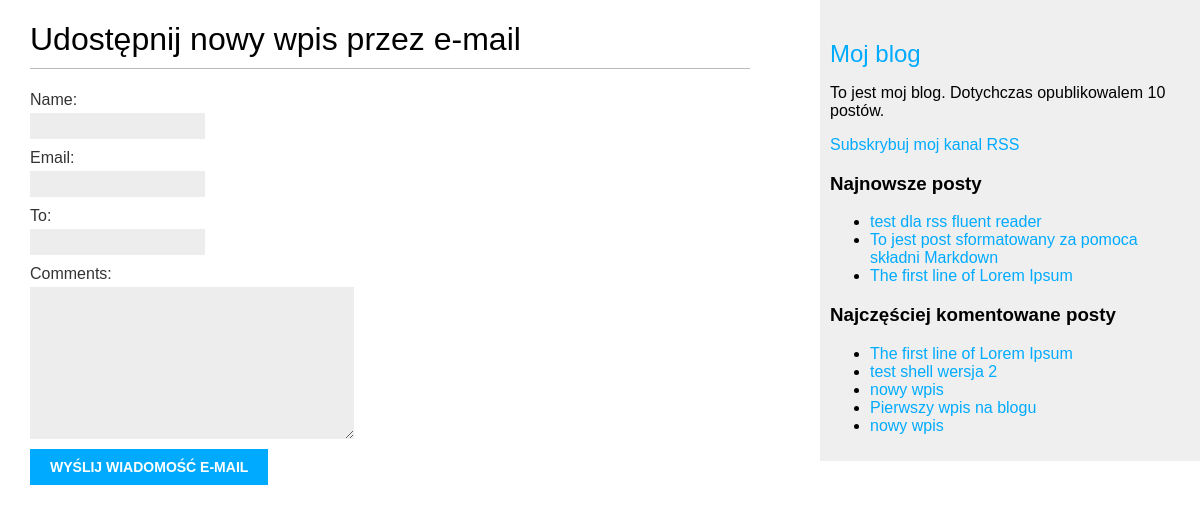
/blog/3/share/, run on the app's committed database.
### blog/models.py (models this page shows, shortened)
class Post(models.Model):
    class Status(models.TextChoices):
        DRAFT = 'DF', 'Roboczy'
        PUBLISHED = 'PB', 'Opublikowany'
    title = models.CharField(max_length=250)
    slug = models.SlugField(max_length=250, unique_for_date='publish')
    author = models.ForeignKey(User,
                               on_delete=models.CASCADE,
                               related_name='blog_posts')
    body = models.TextField()
    publish = models.DateTimeField(default=timezone.now)
    created = models.DateTimeField(auto_now_add=True)
    updated = models.DateTimeField(auto_now=True)
    status = models.CharField(max_length=2,
                              choices=Status.choices,
                              default=Status.DRAFT)
    tags = TaggableManager()
    objects = models.Manager()
    published = PublishedManager()
    class Meta:
        ordering = ['-publish']
        indexes = [
            models.Index(fields=['-publish'])
        ]
    def get_absolute_url(self):
        return reverse('blog:post_detail', args=[self.publish.year, self.publish.month, self.publish.day, self.slug])

### blog/views.py (the view)
# urls.py: path("<int:post_id>/share/", views.post_share, name="post_share"),
def post_share(request, post_id):
    post = get_object_or_404(Post, id=post_id, status=Post.Status.PUBLISHED)
    sent = False
    if request.method == 'POST':
        form = EmailPostForm(request.POST)
        if form.is_valid():
            cd = form.cleaned_data
            post_url = request.build_absolute_uri(post.get_absolute_url())
            subject = f"{cd['name']} poleca Ci przeczytanie {post.title}"
            message = f"Przeczytaj {post.title} pod adresem {post_url}\n\nKomentarz {cd['name']}: \n\n{cd['comments']}"
            send_mail(subject, message, cd['email'], [cd['to']])
            sent = True
    else:
        form = EmailPostForm()
    context = {
        'post': post,
        'form': form,
        'sent': sent
    }
    return render(request, 'blog/post/share.html', context)

### blog/forms.py
class EmailPostForm(forms.Form):
    name = forms.CharField(max_length=25)
    email = forms.EmailField()
    to = forms.EmailField()
    comments = forms.CharField(required=False,
                               widget=forms.Textarea)

### blog/models.py (called while the page is built)
    def get_queryset(self):
        return super().get_queryset().filter(status=Post.Status.PUBLISHED)

### blog/templatetags/blog_tags.py (called while the page is built)
@register.simple_tag
def total_posts():
    return Post.published.count()

@register.inclusion_tag('blog/post/latest_posts.html')
def show_latest_posts(count=5):
    latest_posts = Post.published.order_by('-publish')[:count]
    return {'latest_posts': latest_posts}

@register.simple_tag
def get_most_commented_posts(count=5):
    return Post.published.annotate(total_comments=Count('comments')).order_by('-total_comments')[:count]

### blog/templates/blog/post/share.html (shortened to what this page needs)
{% extends 'blog/base.html' %}
{% block content %}
    {% if sent %}
        <h1>Wiadomość e-mail została pomyślnie wysłana</h1>
        <p>Wysłanie posta "{{ post.title }}" do {{ form.cleaned_data.to }} zakończyło się sukcesem</p>
    {% else %}
        <h1>Udostępnij {{ post.title }} przez e-mail</h1>
        <form method="post">
            {{ form.as_p }}
            <input type="submit" value="Wyślij wiadomość e-mail" />
        </form>
    {% endif %}
{% endblock content %}

### blog/templates/blog/base.html (shortened to what this page needs)
{% load blog_tags %}
{% load static %}
<!DOCTYPE html>
<html lang="en">
<head>
    <link rel="stylesheet" href="{% static 'css/blog.css' %}">
</head>
<body>
    <div id="content">
        {% block content %}
        {% endblock content %}
    </div>
    <div id="sidebar">
        <h2><a href="{% url 'blog:post_list' %}">Moj blog</a></h2>
        <p>To jest moj blog.
            Dotychczas opublikowalem {% total_posts %} postów.
        </p>
        <p>
            <a href="{% url 'blog:post_feed' %}">
                Subskrybuj moj kanal RSS
            </a>
        </p>
        <h3>Najnowsze posty</h3>
        {% show_latest_posts 3 %}
        <h3>Najczęściej komentowane posty</h3>
        {% get_most_commented_posts as most_commented_posts %}
        <ul>
            {% for post in most_commented_posts %}
                <li>
                    <a href="{{ post.get_absolute_url }}">{{ post.title }}</a>
                </li>
            {% endfor %}
        </ul>
    </div>
</body>
</html>

### blog/templates/blog/post/latest_posts.html
<ul>
    {% for post in latest_posts %}
        <li>
            <a href="{{ post.get_absolute_url }}">{{ post.title }}</a>
        </li>
    {% endfor %}
</ul>

### blog/static/css/blog.css (style rules this page uses)
body { margin:0; padding:0; font-family:helvetica, sans-serif; display: flex; justify-content:space-between ; }
a { color:#00abff; text-decoration:none; }
h1 { font-weight:normal; border-bottom:1px solid #bbb; padding:0 0 10px 0; }
h2 { font-weight:normal; margin:30px 0 0; }
#content { width:60%; padding:0 0 0 30px; }
#sidebar { position: sticky; top: 0; width:30%; padding:10px; background:#efefef; height:100%; }
label { float:left; clear:both; color:#333; margin-bottom:4px; }
input, textarea { clear:both; float:left; margin:0 0 10px; background:#ededed; border:0; padding:6px 10px; font-size:12px; }
input[type=submit] { font-weight:bold; background:#00abff; color:#fff; padding:10px 20px; font-size:14px; text-transform:uppercase; }

### data on the page
Post: title "nowy wpis"
Post: title "test dla rss fluent reader"
Post: title "To jest post sformatowany za pomoca składni Markdown"
Post: title "The first line of Lorem Ipsum"
Post: title "test shell wersja 2"
Post: title "nowy wpis"
Post: title "Pierwszy wpis na blogu"
